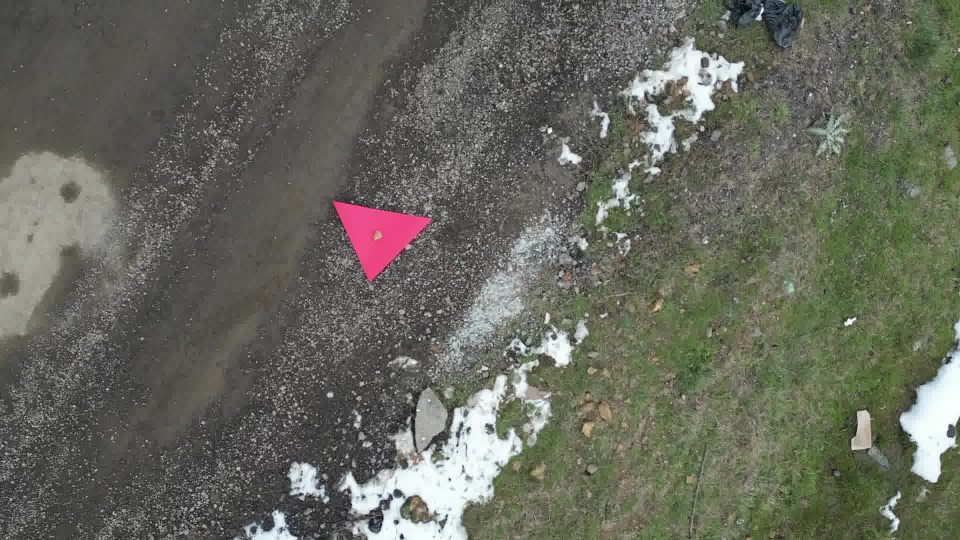
#> input picture fblue.jpg, 1920 x 1080 px, given in place of Video01.MP4, which was not available (shown at 1/2 size)
$ python v04.py
#> lines starting #> are read from the running program, lines starting #| are printed output that depends on the picture; after the words box and inside, x2 and y2 are one past the last pixel; in counts of white or black regions, pixels touching at a corner belong together; pictures that were not available may be replaced by others from this repository, and a replacement may not be noted
import numpy as np
import cv2 as cv
import time

kernel = np.array([
       [0, 0, 1, 0, 0],
       [0, 1, 1, 1, 0],
       [1, 1, 1, 1, 1],
       [0, 1, 1, 1, 0],
       [0, 0, 1, 0, 0]], dtype="uint8")

def get_hsv_bounds(rgb_color, hue_range=10, sat_min=50, val_min=50):
    bgr_color = np.uint8([[rgb_color[::-1]]])
    hsv_color = cv.cvtColor(bgr_color, cv.COLOR_BGR2HSV)[0][0]
    h, s, v = hsv_color

    lower_bound = np.array([max(h - hue_range, 0), sat_min, val_min])
    upper_bound = np.array([min(h + hue_range, 179), 255, 255])

    return lower_bound, upper_bound


def contour_corner(contour):
    epsilon = 0.02 * cv.arcLength(contour, True)
    approx = cv.approxPolyDP(contour, epsilon, True)
    corners = len(approx)
    return corners


def main():
    cap = cv.VideoCapture("/Users/halilfurkankarabacakli/Desktop/Videos/Video01.MP4")

    rgb_color1 = (251,103,146)  # red
    rgb_color2 = (0,194,247)  # blue

    lower_blue1, upper_blue1 = get_hsv_bounds(rgb_color1)
    lower_blue2, upper_blue2 = get_hsv_bounds(rgb_color2)

    prev_time = time.time()
    valid_corner = [3,6]
    while True:
        ret, frame = cap.read()
#> frame is the input picture: shape (1080, 1920, 3); mean B, G, R 93.8, 104.3, 102.6
        if not ret:
            break

        current_time = time.time()
        fps = 1 / (current_time - prev_time)
        prev_time = current_time

        org = frame.copy()
        hsv = cv.cvtColor(frame, cv.COLOR_BGR2HSV)
#> hsv: shape (1080, 1920, 3); mean H, S, V 37.4, 32.2, 106.3

        mask1 = cv.inRange(hsv, lower_blue1, upper_blue1)
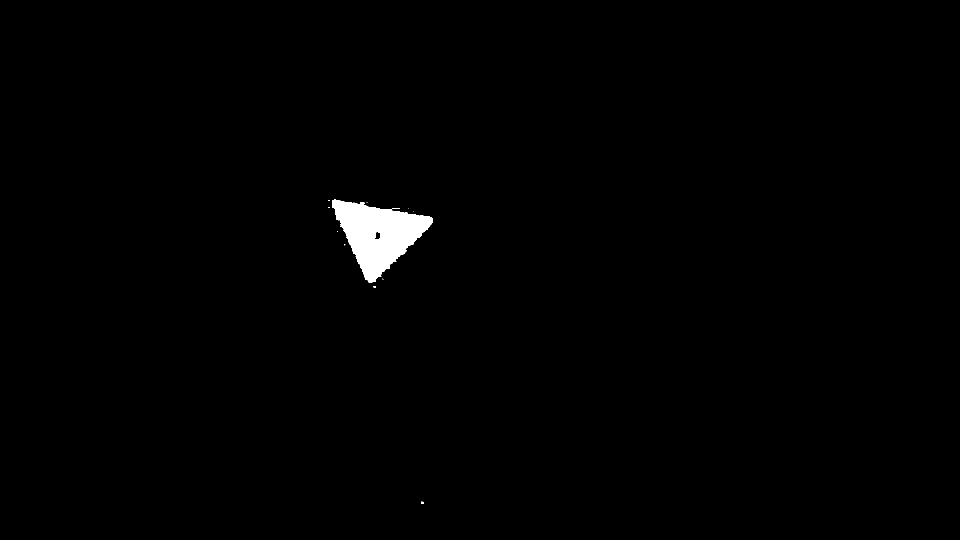
#> mask1: shape (1080, 1920) (shown at 1/2 size); 0.83% white; 12 white regions (9 under 20 px), largest, box (x1, y1, x2, y2) and area: (664, 399, 865, 566) 17184, (785, 416, 800, 418) 30, (842, 1003, 848, 1008) 24
        mask2 = cv.inRange(hsv, lower_blue2, upper_blue2)
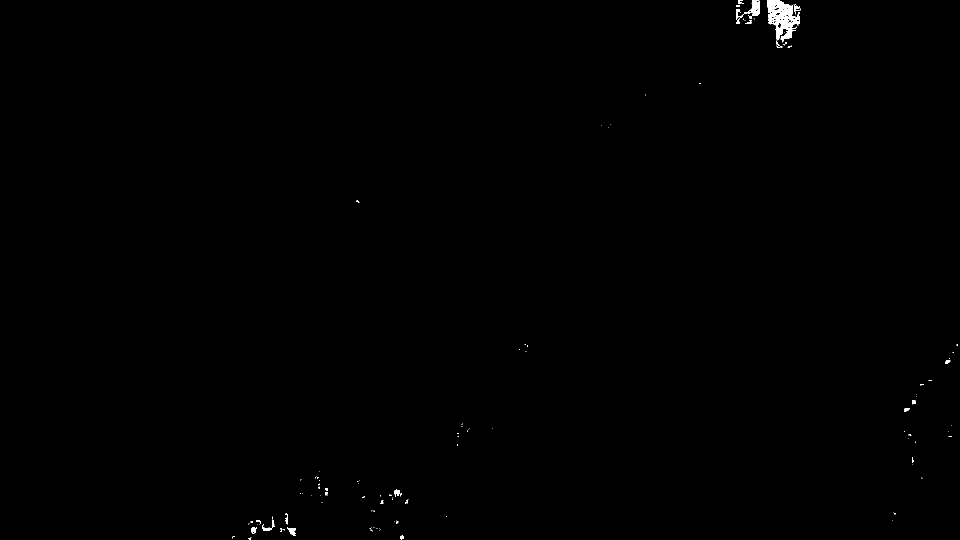
#> mask2: shape (1080, 1920) (shown at 1/2 size); 0.25% white; 126 white regions (106 under 20 px), largest, box (x1, y1, x2, y2) and area: (1535, 0, 1600, 85) 2850, (1472, 0, 1520, 48) 719, (524, 1040, 549, 1062) 154

        mask = cv.bitwise_or(mask1, mask2)
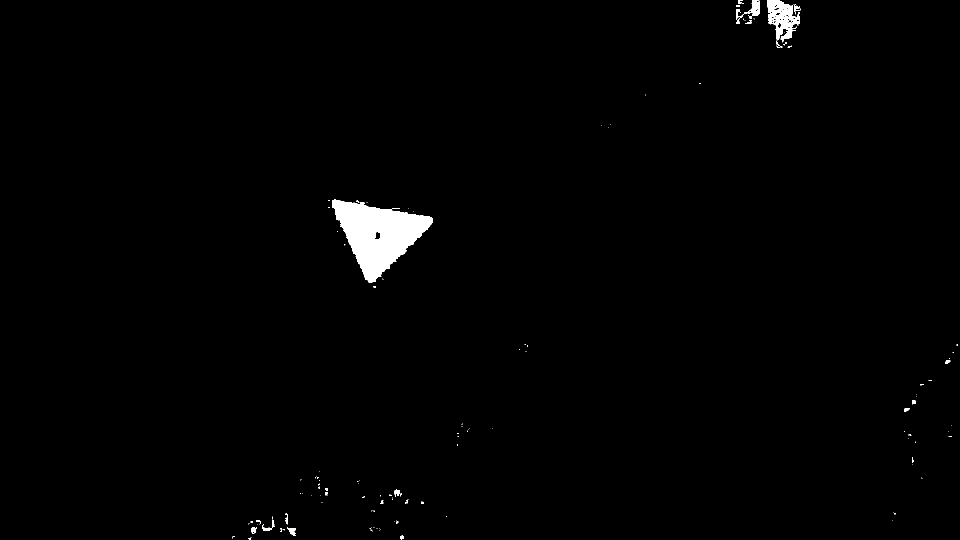
#> mask: shape (1080, 1920) (shown at 1/2 size); 1.1% white; 138 white regions (115 under 20 px), largest, box (x1, y1, x2, y2) and area: (664, 399, 865, 566) 17184, (1535, 0, 1600, 85) 2850, (1472, 0, 1520, 48) 719
        opening = cv.morphologyEx(mask, cv.MORPH_OPEN, kernel)
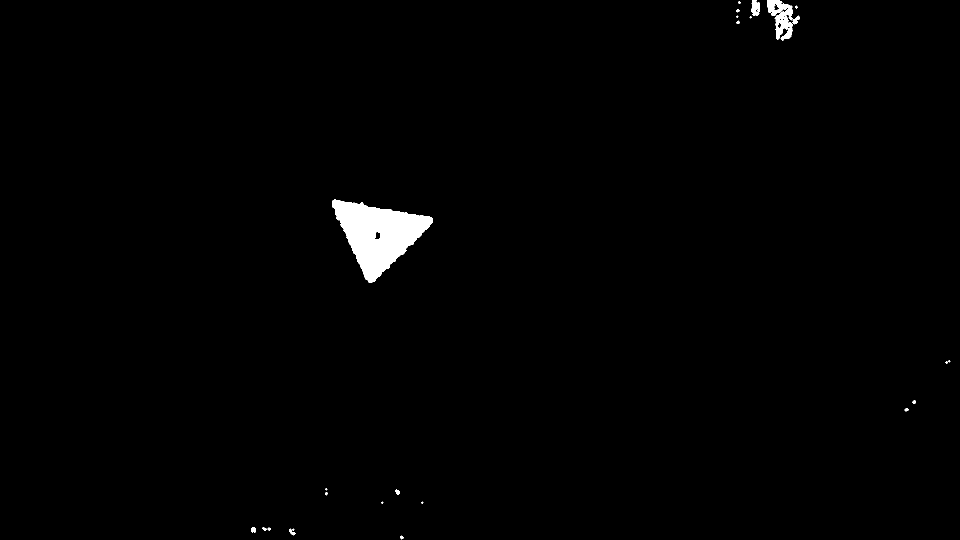
#> opening: shape (1080, 1920) (shown at 1/2 size); 0.99% white; 25 white regions (8 under 20 px), largest, box (x1, y1, x2, y2) and area: (664, 399, 865, 566) 17097, (1535, 0, 1586, 82) 2293, (1502, 0, 1520, 32) 421
        closing = cv.morphologyEx(opening, cv.MORPH_CLOSE, kernel)
#> closing: shape (1080, 1920); 1% white; 22 white regions (5 under 20 px)

        contours, _ = cv.findContours(closing, cv.RETR_EXTERNAL, cv.CHAIN_APPROX_SIMPLE)
#> contours = 22 contours, 8 with area under 20; largest, box (x1, y1, x2, y2) and area: (664, 399, 865, 566) 16996, (1535, 0, 1600, 82) 2852, (1502, 0, 1520, 32) 399, (578, 1057, 591, 1071) 86, (502, 1054, 512, 1066) 78

        for contour in contours:
            area = cv.contourArea(contour)
            if area > 100:
                corner = contour_corner(contour)
                if corner not in valid_corner:
                    continue
                cv.drawContours(frame, [contour], -1, (0, 255, 0), thickness=cv.FILLED)
                x, y, w, h = cv.boundingRect(contour)
                cv.putText(frame, f"Corners: {corner}", (x, y - 10), cv.FONT_HERSHEY_SIMPLEX, 0.6, (255, 0, 0), 2)
                M = cv.moments(contour)
                if M["m00"] != 0:
                    cx = int(M["m10"] / M["m00"])
                    cy = int(M["m01"] / M["m00"])
                    cv.circle(frame, (cx, cy), 5, (0, 0, 0), -1)
#> this loop made 22 passes
#> (area, epsilon in contour_corner, approx in contour_corner, corners in contour_corner, corner, x, y, w) on pass 14: (16996, 12.68, [[664, 402], [738, 565], [864, 445]], 3, 3, 664, 399, 201)
#> (area, epsilon in contour_corner, corners in contour_corner, corner) on passes 21 to 22: (2851.5, 5.72, 9, 9), (399, 1.99, 14, 14)
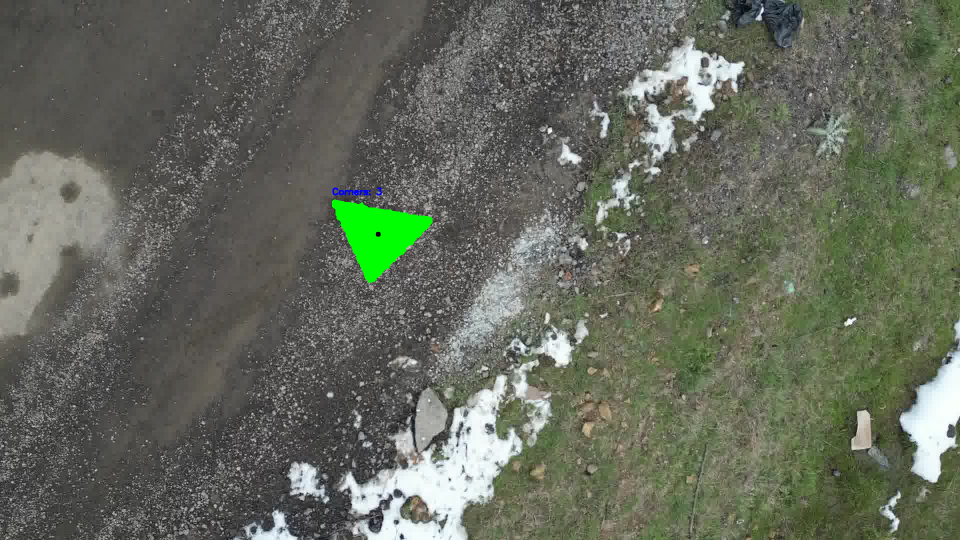
#> frame: shape (1080, 1920, 3) (shown at 1/2 size); 0.86% of pixels changed, all inside (x1, y1, x2, y2) = (664, 375, 865, 566)

        # FPS ekleme
        cv.putText(frame, f"FPS: {int(fps)}", (10, 40), cv.FONT_HERSHEY_SIMPLEX, 1, (0, 255, 0), 2)
#> frame: shape (1080, 1920, 3); 0.03% of pixels changed, all inside (x1, y1, x2, y2) = (13, 18, 114, 42)

        bitwise = cv.bitwise_and(org, org, mask=mask)

        cv.imshow("Frame", frame)
        cv.imshow("Org", org)
        cv.imshow("Mask", mask)
        cv.imshow("Bitwise", bitwise)

        if cv.waitKey(1) & 0xFF == ord('q'):
#> (key q is pressed here)
            break

    cap.release()
    cv.destroyAllWindows()


if __name__ == "__main__":
    main()

$ run again, on fred.jpg
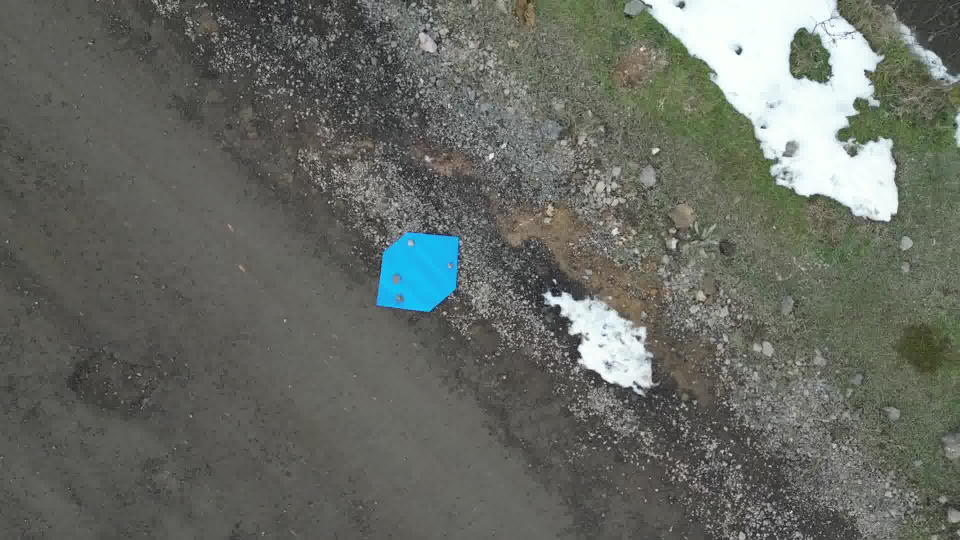
#> input picture fred.jpg, 1920 x 1080 px, given in place of Video01.MP4, which was not available (shown at 1/2 size)
#> in main, frame is the input picture: shape (1080, 1920, 3); mean B, G, R 99.5, 106.2, 102.8
#> hsv: shape (1080, 1920, 3); mean H, S, V 38.3, 24.4, 107.6
#> in main, `mask1 = cv.inRange(hsv, lower_blue1, upper_blue1)`:
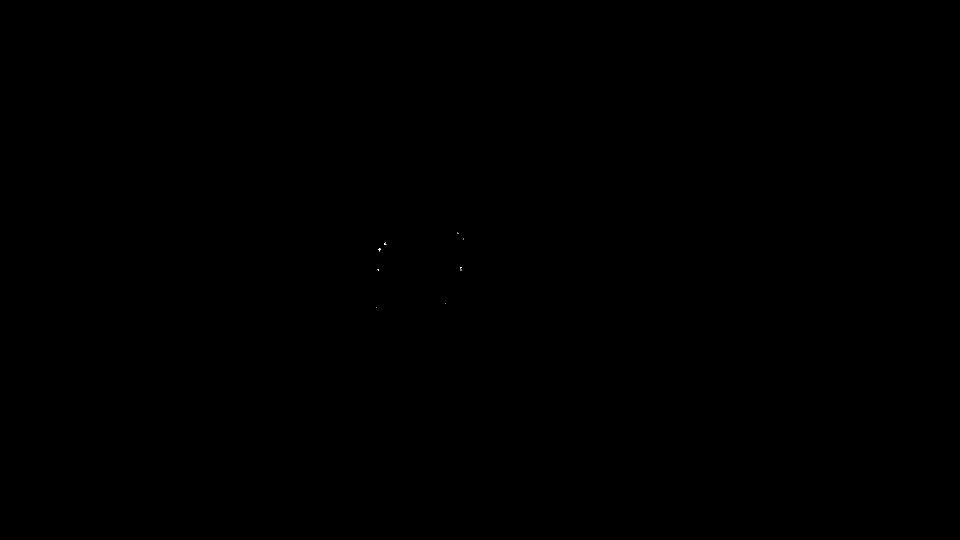
#> mask1: shape (1080, 1920) (shown at 1/2 size); 0% white in thin lines or dots, all inside (x1, y1, x2, y2) = (752, 465, 928, 616)
#> mask2: shape (1080, 1920); 1.1% white; 53 white regions (48 under 20 px), largest, box (x1, y1, x2, y2) and area: (751, 463, 923, 625) 22205, (1088, 576, 1094, 586) 47, (1144, 592, 1153, 601) 46, (1895, 144, 1904, 149) 21, (1100, 577, 1105, 585) 21
#> opening: shape (1080, 1920); 1.1% white; 3 white regions, box (x1, y1, x2, y2) and area: (751, 463, 923, 625) 22158, (1146, 592, 1153, 601) 37, (1088, 577, 1094, 585) 33
#> closing: shape (1080, 1920); 1.1% white; 3 white regions
#> contours = 3 contours; box (x1, y1, x2, y2) and area: (751, 463, 923, 625) 22042, (1146, 592, 1153, 601) 28, (1088, 577, 1094, 585) 24
#> the loop in main, `for contour in contours:` made 3 passes
#> (area, epsilon in contour_corner, corners in contour_corner, corner, x, y, w, h) on pass 3: (22041.5, 12.1, 6, 6, 751, 463, 172, 162)
#> after the loop in main, `for contour in contours:`:
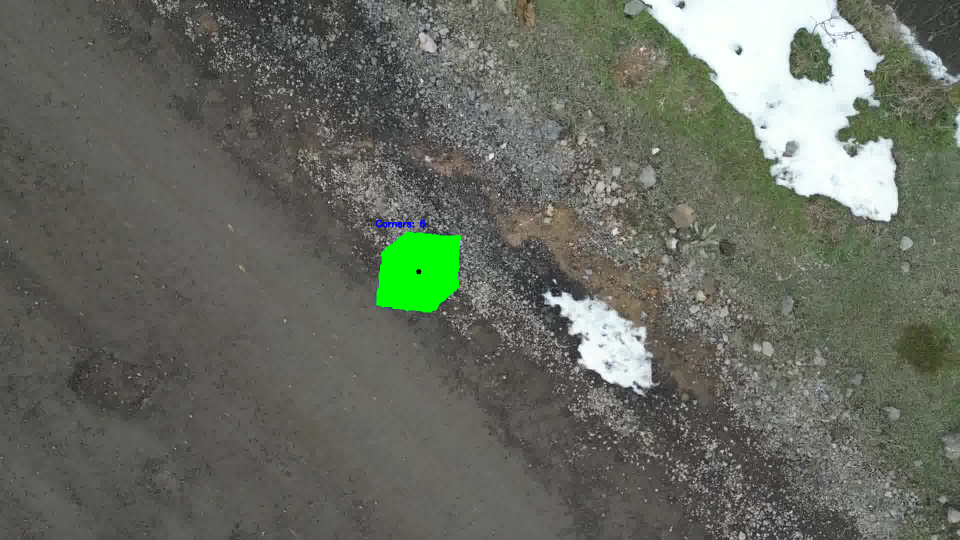
#> frame: shape (1080, 1920, 3) (shown at 1/2 size); 1.11% of pixels changed, all inside (x1, y1, x2, y2) = (751, 439, 923, 625)
